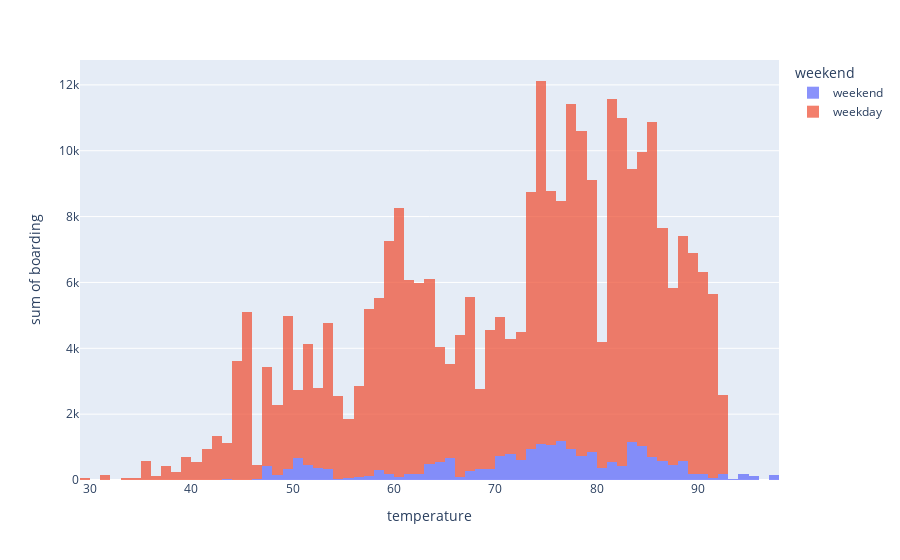

Here is the notebook cell this chart was saved with:
### Code cell
fig = px.histogram(df, x="temperature", y="boarding", color="weekend")
fig.update_traces(opacity=0.75)
fig.show()

### Figure 1 — Plotly figure (JSON) as saved in the notebook; plotly's stock layout.template omitted (floating-point values rounded to 4 significant figures; data arrays with more than 128 entries replaced by an {"elided": "..."} marker saying what was removed)
{"data": [{"alignmentgroup": "True", "bingroup": "x", "histfunc": "sum", "hovertemplate": "weekend=weekend<br>temperature=%{x}<br>sum of boarding=%{y}<extra></extra>", "legendgroup": "weekend", "marker": {"color": "#636efa", "pattern": {"shape": ""}}, "name": "weekend", "offsetgroup": "weekend", "opacity": 0.75, "orientation": "v", "showlegend": true, "type": "histogram", "x": {"elided": "1664 float values"}, "xaxis": "x", "y": {"elided": "1664 int values"}, "yaxis": "y"}, {"alignmentgroup": "True", "bingroup": "x", "histfunc": "sum", "hovertemplate": "weekend=weekday<br>temperature=%{x}<br>sum of boarding=%{y}<extra></extra>", "legendgroup": "weekday", "marker": {"color": "#EF553B", "pattern": {"shape": ""}}, "name": "weekday", "offsetgroup": "weekday", "opacity": 0.75, "orientation": "v", "showlegend": true, "type": "histogram", "x": {"elided": "4160 float values"}, "xaxis": "x", "y": {"elided": "4160 int values"}, "yaxis": "y"}], "layout": {"barmode": "relative", "legend": {"title": {"text": "weekend"}, "tracegroupgap": 0}, "margin": {"t": 60}, "xaxis": {"anchor": "y", "domain": [0, 1], "title": {"text": "temperature"}}, "yaxis": {"anchor": "x", "domain": [0, 1], "title": {"text": "sum of boarding"}}}}
